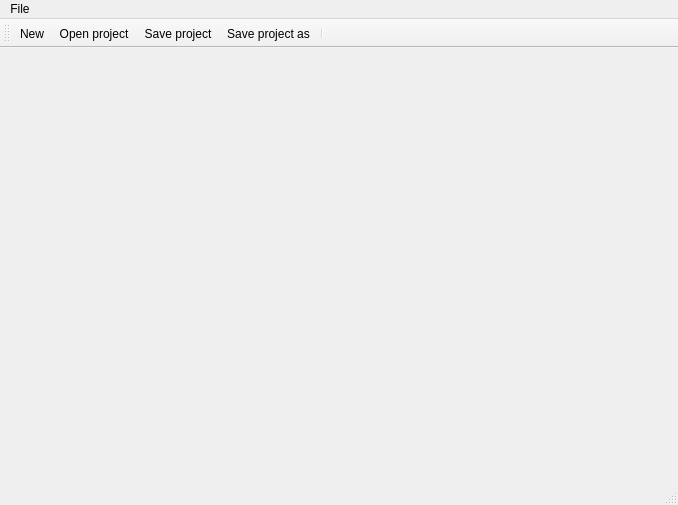
<?xml version="1.0" encoding="UTF-8"?>
<ui version="4.0">
 <class>GeoConvertorClass</class>
 <widget class="QMainWindow" name="GeoConvertorClass">
  <property name="geometry">
   <rect>
    <x>0</x>
    <y>0</y>
    <width>678</width>
    <height>505</height>
   </rect>
  </property>
  <property name="windowTitle">
   <string>GeoConvertor</string>
  </property>
   <widget class="QSplitter" name="splitter">
    <property name="geometry">
     <rect>
      <x>0</x>
      <y>0</y>
      <width>671</width>
      <height>471</height>
     </rect>
    </property>
    <property name="orientation">
     <enum>Qt::Horizontal</enum>
    </property>
   </widget>
  <widget class="QMenuBar" name="menuBar">
   <property name="geometry">
    <rect>
     <x>0</x>
     <y>0</y>
     <width>678</width>
     <height>21</height>
    </rect>
   </property>
   <widget class="QMenu" name="menuFile">
    <property name="title">
     <string>File</string>
    </property>
    <addaction name="actionNew"/>
    <addaction name="actionOpen_project"/>
    <addaction name="actionSave_project"/>
    <addaction name="actionSave_project_as"/>
    <addaction name="separator"/>
   </widget>
   <addaction name="menuFile"/>
  </widget>
  <widget class="QStatusBar" name="statusBar"/>
  <widget class="QToolBar" name="toolBar">
   <property name="windowTitle">
    <string>toolBar</string>
   </property>
   <attribute name="toolBarArea">
    <enum>TopToolBarArea</enum>
   </attribute>
   <attribute name="toolBarBreak">
    <bool>false</bool>
   </attribute>
    <addaction name="actionNew"/>
    <addaction name="actionOpen_project"/>
    <addaction name="actionSave_project"/>
    <addaction name="actionSave_project_as"/>
   <addaction name="separator"/>
  </widget>
  <action name="actionNew">
   <property name="icon">
    <iconset resource="geoconvertor.qrc">
     <normaloff>:/GeoConvertor/images/new.png</normaloff>:/GeoConvertor/images/new.png</iconset>
   </property>
   <property name="text">
    <string>New</string>
   </property>
  </action>
  <action name="actionOpen_project">
   <property name="icon">
    <iconset resource="geoconvertor.qrc">
     <normaloff>:/GeoConvertor/images/open.png</normaloff>:/GeoConvertor/images/open.png</iconset>
   </property>
   <property name="text">
    <string>Open project</string>
   </property>
  </action>
  <action name="actionSave_project">
   <property name="icon">
    <iconset resource="geoconvertor.qrc">
     <normaloff>:/GeoConvertor/images/save.png</normaloff>:/GeoConvertor/images/save.png</iconset>
   </property>
   <property name="text">
    <string>Save project</string>
   </property>
  </action>
  <action name="actionSave_project_as">
   <property name="icon">
    <iconset resource="geoconvertor.qrc">
     <normaloff>:/GeoConvertor/images/save.png</normaloff>:/GeoConvertor/images/save.png</iconset>
   </property>
   <property name="text">
    <string>Save project as</string>
   </property>
  </action>
 </widget>
 <layoutdefault spacing="6" margin="11"/>
 <resources>
  <include location="geoconvertor.qrc"/>
 </resources>
 <connections/>
</ui>
